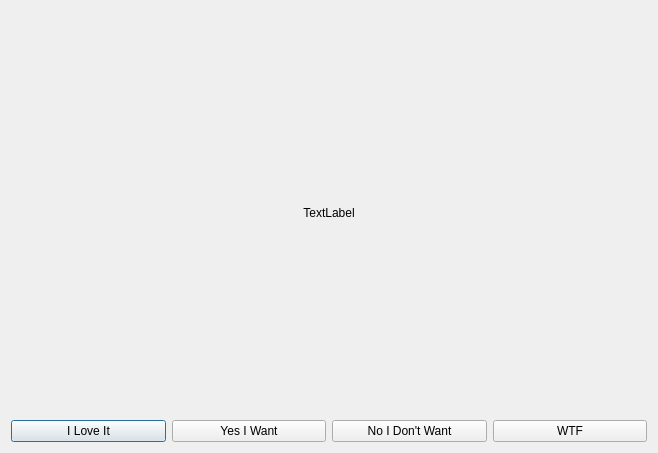
<?xml version="1.0" encoding="UTF-8"?>
<ui version="4.0">
 <class>Dialog_4</class>
 <widget class="QDialog" name="Dialog_4">
  <property name="geometry">
   <rect>
    <x>0</x>
    <y>0</y>
    <width>658</width>
    <height>453</height>
   </rect>
  </property>
  <property name="windowTitle">
   <string>Dialog</string>
  </property>
  <layout class="QVBoxLayout" name="verticalLayout_2">
   <item>
    <layout class="QVBoxLayout" name="initial_VLayout">
     <item>
      <widget class="QLabel" name="label">
       <property name="text">
        <string>TextLabel</string>
       </property>
       <property name="alignment">
        <set>Qt::AlignCenter</set>
       </property>
       <property name="wordWrap">
        <bool>true</bool>
       </property>
      </widget>
     </item>
     <item>
      <layout class="QHBoxLayout" name="horizontalLayout">
       <item>
        <widget class="QPushButton" name="choice1_PBtn">
         <property name="text">
          <string>I Love It</string>
         </property>
        </widget>
       </item>
       <item>
        <widget class="QPushButton" name="choice2_PBtn">
         <property name="text">
          <string>Yes I Want</string>
         </property>
        </widget>
       </item>
       <item>
        <widget class="QPushButton" name="choice3_PBtn">
         <property name="text">
          <string>No I Don't Want</string>
         </property>
        </widget>
       </item>
       <item>
        <widget class="QPushButton" name="choice4_PBtn">
         <property name="text">
          <string>WTF</string>
         </property>
        </widget>
       </item>
      </layout>
     </item>
    </layout>
   </item>
  </layout>
 </widget>
 <resources/>
 <connections/>
</ui>
